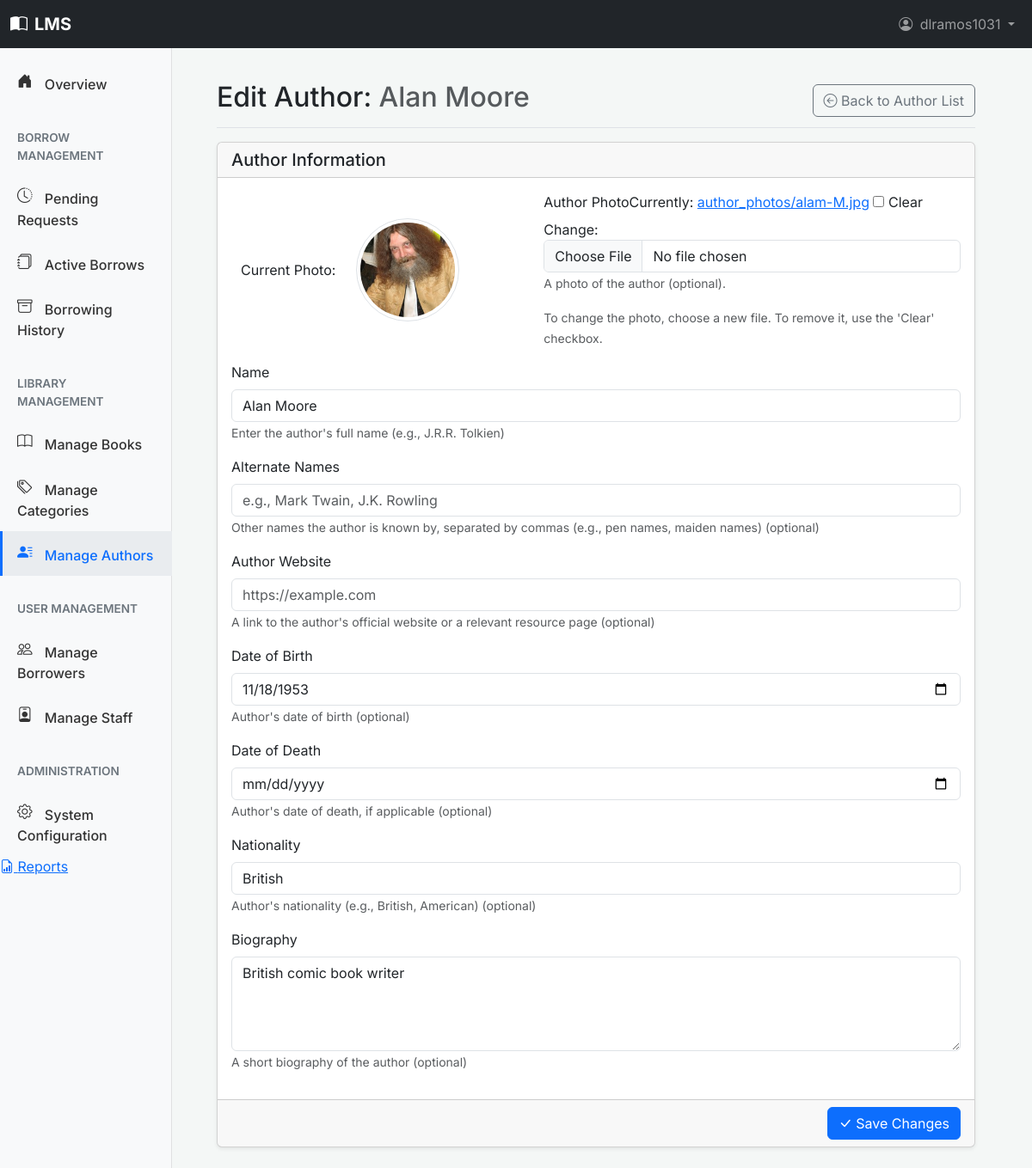
Screenshot of /dashboard/authors/edit/1/ (signed in) with the database file from the repository.
### users/models.py (models this page shows, shortened)
class CustomUser(AbstractUser):
    middle_initial = models.CharField(
        _('middle initial'),
        max_length=10,
        blank=True,
        null=True,
        help_text=_("User's middle initial (optional)")
    )
    suffix = models.CharField(
        _('suffix'),
        max_length=10,
        blank=True,
        null=True,
        help_text=_("e.g., Jr., Sr., III (optional)")
    )
    ROLE_CHOICES = (
        ('BORROWER', _('Borrower')),    # For students and other general library users
        ('LIBRARIAN', _('Librarian')),  # For library staff managing books and circulation
        ('ADMIN', _('Administrator')),  # For system administrators with full access
    )
    role = models.CharField(
        _('role'),
        max_length=20,
        choices=ROLE_CHOICES,
        default='BORROWER',
        help_text=_('The primary role of this user within the library system')
    )
    borrower_id_label = models.CharField(
        _('borrower ID label'),
        max_length=50,
        default="Library ID",
        help_text=_("Label for the borrower's unique identifier (e.g., Student ID, Library Card No.)")
    )
    borrower_id_value = models.CharField(
        _('borrower ID value'),
        max_length=50,
        unique=True,
        null=True,
        blank=True,
        help_text=_("The borrower's unique library identifier value (e.g., 'S12345', 'LC00789')")
    )
    physical_address = models.TextField(
        _('physical address'),
        blank=True,
        null=True,
        help_text=_("Borrower's physical mailing address (optional)")
    )
    birth_date = models.DateField(
        _('birth date'),
        null=True,
        blank=True,
        help_text=_("Borrower's date of birth (optional)")
    )
    phone_number = models.CharField(
        _('phone number'),
        max_length=20,
        blank=True,
        null=True,
        help_text=_("Borrower's contact phone number (optional)")
    )
    profile_picture = models.ImageField(
        _("Profile Picture"),
        upload_to='profile_pics/',
        blank=True,
        null=True,
        help_text=_("Upload a profile picture (optional).")
    )
    BORROWER_TYPE_CHOICES = (
        ('STUDENT', _('Student')),                  # Full-time students
        ('FACULTY', _('Faculty')),                  # Faculty members
        ('STAFF_MEMBER', _('Staff Member')),        # University staff (non-faculty) who are borrowers
        ('ALUMNI', _('Alumni')),                    # Former students who are still borrowers
        ('COMMUNITY', _('Community Member')),       # Other verified local borrowers
        ('OTHER', _('Other Verified Borrower')),    # Other verified borrowers (e.g., local residents, non-student/faculty)
    )
    borrower_type = models.CharField(
        _('borrower type'),
        max_length=30,
        choices=BORROWER_TYPE_CHOICES,
        null=True,
        blank=True,
        help_text=_('Category of the borrower, e.g., Student, Faculty (used if role is Borrower)')
    )
    groups = models.ManyToManyField(
        'auth.Group',
        verbose_name=_('groups'),
        blank=True,
        help_text=_(
            'The groups this user belongs to. A user will get all permissions '
            'granted to each of their groups.'
        ),
        related_name="customuser_groups",
        related_query_name="customuser",
    )
    user_permissions = models.ManyToManyField(
        'auth.Permission',
        verbose_name=_('user permissions'),
        blank=True,
        help_text=_('Specific permissions for this user.'),
        related_name="customuser_permissions",
        related_query_name="customuser",
    )
    class Meta:
        verbose_name = _('User')
        verbose_name_plural = _('Users')
        ordering = ['last_name', 'first_name']

### books/models.py (models this page shows, shortened)
class Author(models.Model):
    name = models.CharField(
        max_length=200,
        help_text=_("Enter the author's full name (e.g., J.R.R. Tolkien)")
    )
    biography = models.TextField(
        blank=True,
        null=True,
        help_text=_("A short biography of the author (optional)")
    )
    date_of_birth = models.DateField(
        _("Date of Birth"), # Changed to use verbose_name directly
        null=True,
        blank=True,
        help_text=_("Author's date of birth (optional)")
    )
    date_of_death = models.DateField(
        _("Date of Death"),
        null=True,
        blank=True,
        help_text=_("Author's date of death, if applicable (optional)")
    )
    nationality = models.CharField(
        _("Nationality"),
        max_length=100,
        blank=True,
        null=True,
        help_text=_("Author's nationality (e.g., British, American) (optional)")
    )
    alternate_names = models.CharField(
        _("Alternate Names"),
        max_length=500, # Increased length for potentially multiple names
        blank=True,
        null=True,
        help_text=_("Other names the author is known by, separated by commas (e.g., pen names, maiden names) (optional)")
    )
    author_website = models.URLField(
        _("Author Website"),
        blank=True,
        null=True,
        help_text=_("A link to the author's official website or a relevant resource page (optional)")
    )
    author_photo = models.ImageField(
        _("Author Photo"),
        upload_to='author_photos/',
        blank=True,
        null=True,
        help_text=_("A photo of the author (optional).")
    )
    class Meta:
        ordering = ['name']
        verbose_name = _('Author')
        verbose_name_plural = _('Authors')
    def get_life_span(self):
        if self.date_of_birth:
            birth_year = self.date_of_birth.year
            if self.date_of_death:
                death_year = self.date_of_death.year
                return f"{birth_year}–{death_year}"
            return f"Born {birth_year}"
        return "N/A"
    get_life_span.short_description = _('Life Span')

### books/views.py (the view)
# urls.py: path('dashboard/authors/edit/<int:pk>/', views.StaffAuthorUpdateView.as_view(), name='dashboard_author_edit'),
class StaffAuthorUpdateView(StaffRequiredMixin, UpdateView):
    model = Author
    form_class = AuthorForm
    template_name = 'books/dashboard/book_management/author_form.html'
    success_url = reverse_lazy('books:dashboard_author_list')
    def get_context_data(self, **kwargs):
        context = super().get_context_data(**kwargs)
        context['page_title'] = _(f"Edit Author: {self.object.name}")
        context['form_mode'] = 'edit'
        return context

### books/forms.py
class AuthorForm(forms.ModelForm):
    class Meta:
        model = Author
        fields = [
            'name', 'biography', 'date_of_birth', 'date_of_death',
            'nationality', 'alternate_names', 'author_website', 'author_photo'
        ]
        widgets = {
            'name': forms.TextInput(attrs={'class': 'form-control'}),
            'biography': forms.Textarea(attrs={'rows': 4, 'class': 'form-control'}),
            'date_of_birth': forms.DateInput(attrs={'type': 'date', 'class': 'form-control'}),
            'date_of_death': forms.DateInput(attrs={'type': 'date', 'class': 'form-control'}),
            'nationality': forms.TextInput(attrs={'class': 'form-control'}),
            'alternate_names': forms.TextInput(attrs={'class': 'form-control', 'placeholder': _('e.g., Mark Twain, J.K. Rowling')}),
            'author_website': forms.URLInput(attrs={'class': 'form-control', 'placeholder': _('https://example.com')}),
            'author_photo': forms.ClearableFileInput(attrs={'class': 'form-control'}),
        }

### books/templates/books/dashboard/book_management/author_form.html (shortened to what this page needs)
{% extends "dashboard/base.html" %}
{% load static %}
{% load bootstrap5 %}
{% block dashboard_page_title_main %}
    {% if form_mode == 'create' %}Add New Author{% else %}Edit Author: <span class="text-muted">{{ form.instance.name }}</span>{% endif %}
{% endblock %}
{% block dashboard_page_actions %}
    <a href="{% url 'books:dashboard_author_list' %}" class="btn btn-outline-secondary">
        <i class="bi bi-arrow-left-circle"></i> Back to Author List
    </a>
{% endblock %}
{% block dashboard_content_main %}
<form method="post" enctype="multipart/form-data">
    <div class="card shadow-sm">
        <div class="card-header">
            <h5 class="mb-0">Author Information</h5>
        </div>
        <div class="card-body">
            {% if form.instance.pk and form.instance.author_photo %}
            <div class="mb-3 row align-items-center">
                <label class="col-sm-2 col-form-label text-sm-end">Current Photo:</label>
                <div class="col-sm-3">
                    <img src="{{ form.instance.author_photo.url }}" alt="Current photo of {{ form.instance.name }}"
                         class="img-thumbnail rounded-circle"
                         style="width: 120px; height: 120px; object-fit: cover;">
                </div>
                <div class="col-sm-7">
                    {% bootstrap_field form.author_photo layout='horizontal' sr_only_label=True label_class="col-sm-0" field_class="col-sm-12" %}
                    <small class="form-text text-muted">
                        To change the photo, choose a new file. To remove it, use the 'Clear' checkbox.
                    </small>
                </div>
            </div>
            {% else %}
                 {% bootstrap_field form.author_photo layout='horizontal' label_class="col-sm-2 text-sm-end" field_class="col-sm-10" %}
            {% endif %}
            {% bootstrap_field form.name layout='horizontal' label_class="col-sm-2 text-sm-end" field_class="col-sm-10" %}
            {% bootstrap_field form.alternate_names layout='horizontal' label_class="col-sm-2 text-sm-end" field_class="col-sm-10" %}
            {% bootstrap_field form.author_website layout='horizontal' label_class="col-sm-2 text-sm-end" field_class="col-sm-10" %}
            {% bootstrap_field form.date_of_birth layout='horizontal' label_class="col-sm-2 text-sm-end" field_class="col-sm-10" %}
            {% bootstrap_field form.date_of_death layout='horizontal' label_class="col-sm-2 text-sm-end" field_class="col-sm-10" %}
            {% bootstrap_field form.nationality layout='horizontal' label_class="col-sm-2 text-sm-end" field_class="col-sm-10" %}
            {% bootstrap_field form.biography layout='horizontal' label_class="col-sm-2 text-sm-end" field_class="col-sm-10" %}
        </div>
        <div class="card-footer text-end">
            <button type="submit" class="btn btn-primary">
                <i class="bi {% if not form.instance.pk %}bi-plus-lg{% else %}bi-check-lg{% endif %}"></i>
                {% if not form.instance.pk %}Save New Author{% else %}Save Changes{% endif %}
            </button>
        </div>
    </div>
</form>
{% endblock dashboard_content_main %}

### templates/base.html (shortened to what this page needs)
{% load bootstrap5 %}
{% load static %}
<!DOCTYPE html>
<html lang="en">
<head>
    <link rel="stylesheet" href="{% static 'css/inter_font.css' %}">
    <link rel="stylesheet" href="{% static 'vendor/bootstrap-icons/bootstrap-icons.css' %}">
    {% bootstrap_css %}
    <link rel="stylesheet" href="{% static 'css/auth_styles.css' %}">
</head>
<body class="{% block body_class %}{% endblock %}">
  <nav class="navbar navbar-expand-lg navbar-dark bg-dark fixed-top">
    <div class="container-fluid">
      <a class="navbar-brand fw-bold"
        href="{% if user.is_authenticated %}{% if user.role == 'LIBRARIAN' or user.role == 'ADMIN' or user.is_staff %}{% url 'books:dashboard_home' %}{% else %}{% url 'books:portal_catalog' %}{% endif %}{% else %}{% url 'users:login' %}{% endif %}">
        <i class="bi bi-book-half me-2"></i>LMS
      </a>
      <div class="collapse navbar-collapse" id="mainNavbarContent">
          {% block site_nav_items %}
              <ul class="navbar-nav ms-auto mb-2 mb-lg-0">
                  {% if user.is_authenticated %}
                      <li class="nav-item dropdown">
                          <a class="nav-link dropdown-toggle" href="#" id="userProfileDropdown" role="button" data-bs-toggle="dropdown" aria-expanded="false">
                              {% if user.profile_picture %}
                                  <img src="{{ user.profile_picture.url }}" alt="{{ user.username }}" class="rounded-circle me-1" style="width: 24px; height: 24px; object-fit: cover;">
                              {% else %}
                                  <i class="bi bi-person-circle me-1"></i>
                              {% endif %}
                              {{ user.first_name|default:user.username }}
                          </a>
                      </li>
                  {% endif %}
              </ul>
          {% endblock site_nav_items %}
      </div>
    </div>
  </nav>
  <main class="{% block main_container_class %}container{% endblock %}">
      {% block content_body %}{% endblock content_body %}
  </main>
</body>
</html>

### templates/base.html (style rules this page uses)
body { font-family: 'Inter', sans-serif; padding-top: 70px; }

### templates/dashboard/base.html (style rules this page uses)
body { background-color: #f4f7f6; }

### rows the page displays
CustomUser: first_name "dlramos1031"
Author: instance.name "Alan Moore", instance.author_photo (picture), name "Alan Moore", date_of_birth "11/18/1953", nationality "British", biography "British comic book writer"
